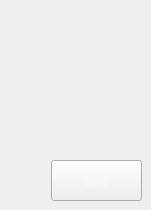
     <widget class="QWidget" name="page_35">
      <widget class="QPushButton" name="pushButton_2">
       <property name="geometry">
        <rect>
         <x>69</x>
         <y>40</y>
         <width>57</width>
         <height>57</height>
        </rect>
       </property>
       <property name="focusPolicy">
        <enum>Qt::NoFocus</enum>
       </property>
       <property name="styleSheet">
        <string notr="true">background:transparent;
border-image: url(:/re/back.png);</string>
       </property>
       <property name="text">
        <string/>
       </property>
       <property name="flat">
        <bool>true</bool>
       </property>
      </widget>
      <widget class="QPushButton" name="pushButton_54">
       <property name="enabled">
        <bool>true</bool>
       </property>
       <property name="geometry">
        <rect>
         <x>51</x>
         <y>160</y>
         <width>91</width>
         <height>41</height>
        </rect>
       </property>
       <property name="focusPolicy">
        <enum>Qt::NoFocus</enum>
       </property>
       <property name="styleSheet">
        <string notr="true">border-image: url(:/LCD_CS351/LCD_CS351/35_all/67.bmp);
font: 18pt &quot;黑体&quot;;
color: rgb(248, 248, 255);</string>
       </property>
       <property name="text">
        <string>编辑</string>
       </property>
      </widget>
      <widget class="QLabel" name="label_157">
       <property name="geometry">
        <rect>
         <x>16</x>
         <y>168</y>
         <width>17</width>
         <height>27</height>
        </rect>
       </property>
       <property name="styleSheet">
        <string notr="true">border-image: url(:/LCD_CS351/LCD_CS351/logo/triangle.png);</string>
       </property>
       <property name="text">
        <string/>
       </property>
      </widget>
     </widget>
